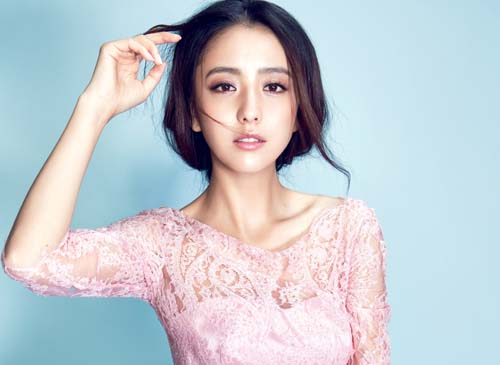
#> input picture py3/module/hello/img.jpg, 500 x 365 px
$ python img.py
#> lines starting #> are read from the running program, lines starting #| are printed output that depends on the picture
#!/usr/bin/env python
# -*- coding: utf-8 -*-
"""
__title__ = '处理图片'
__author__ = 'Administrator'
__mtime__ = '2015/12/24'
# code is far away from bugs with the god animal protecting
    I love animals. They taste delicious.
"""


from PIL import Image


im = Image.open('img.jpg')
#> im is the input picture: PIL image 500x365 RGB; mean R, G, B 194.2, 200.8, 207.6
print(im.format, im.size, im.mode)
#| JPEG (500, 365) RGB
im.thumbnail((200, 100))
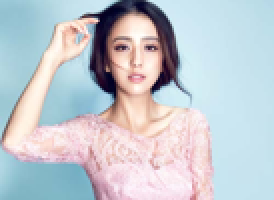
#> im: PIL image 137x100 RGB (shown 2 times larger); mean R, G, B 194.2, 200.8, 207.6
im.save('img2.jpg', 'JPEG')
